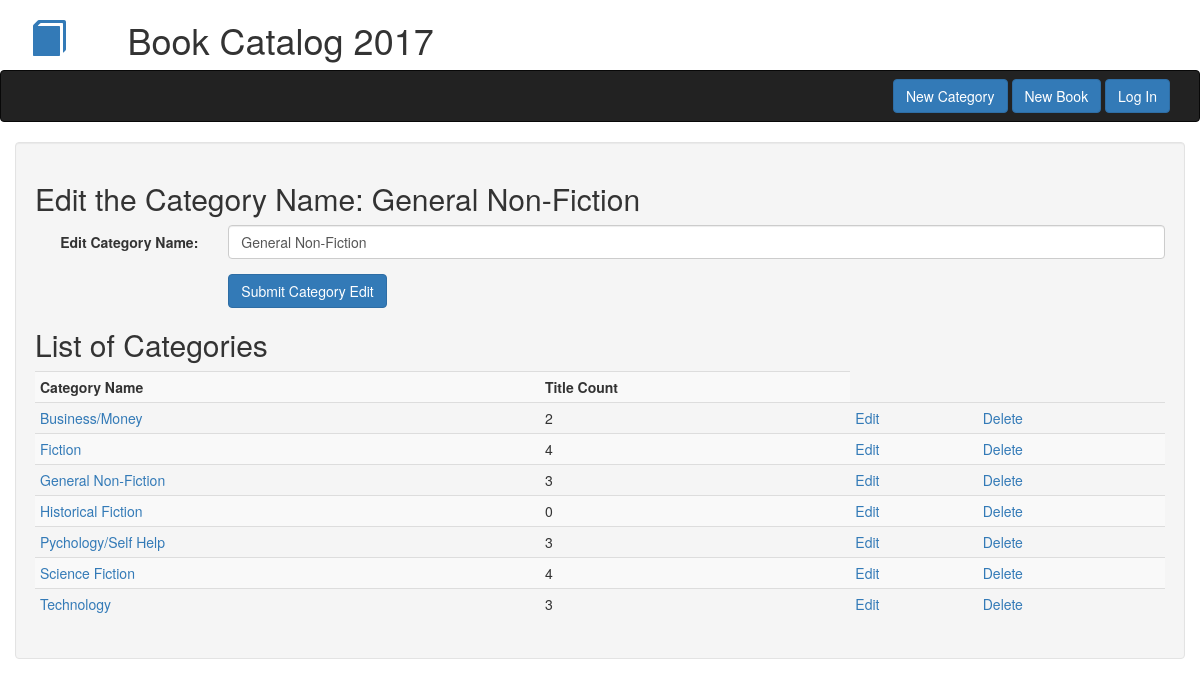
Before: /categories/4/edit with the older database file.
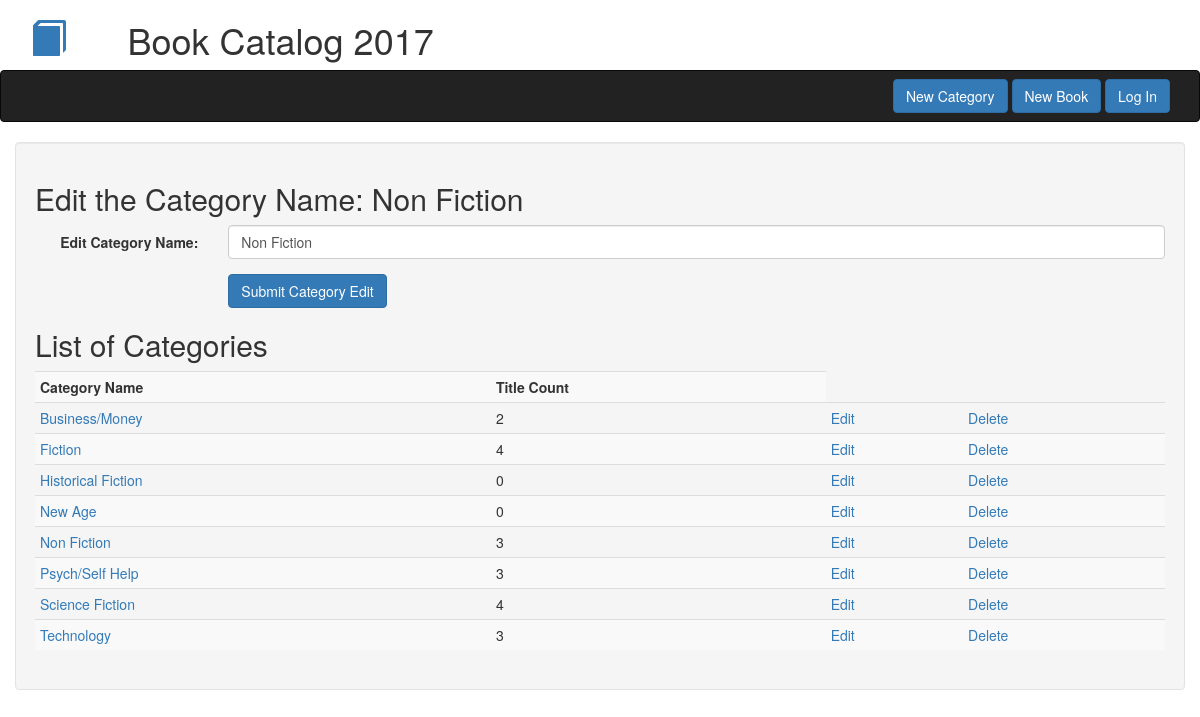
After: the same page with the newer database file.
### db_setup.py (models this page shows)
class Category(Base):
    __tablename__ = 'category'
    name = Column(String(80), nullable = False)
    id = Column(Integer, primary_key = True)

### catalog.py (the view)
@app.route('/categories/<int:category_id>/edit', methods=['GET', 'POST'])
def editCategory(category_id):
    category = session.query(Category).filter_by(id = category_id).one()
    category_counts = (
        session.query(Category.name, Category.id, func.count(Book.title).label("count"))
        .outerjoin(Book, Category.id == Book.category_id)
        .group_by(Category.id)
        .order_by(Category.name)
        )
    if request.method == "POST":
        data = ({"name": request.form["category_name"]})
        if not request.form["category_name"]:
            flash('Form field cannot be blank!')
            return redirect(url_for('editCategory', category_id = category_id))
        session.query(Category).filter_by(id = category_id).update(data)
        session.commit()
        flash("Category: {} edited successfully!".format(category.name))
        return redirect(url_for('indexPage'))
    else:
        return render_template('edit_category.html',
            category = category, category_counts = category_counts)

### templates/edit_category.html (shortened to what this page needs)
{% extends "bootstrap/base.html" %}
{% block navbar %}{% include "header_nav.html" %}{% endblock %}
{% block content %}
<div class="container well">
    <h2>Edit the Category Name: {{ category.name }}</h2>
    <form class="form-horizontal" method ="POST" action = "{{ url_for('editCategory', category_id = category.id )}}" >
    <div class="form-group">
        <label for="inputCategory" class="col-sm-2 control-label">Edit Category Name:</label>
        <div class="col-sm-10">
            <input type="text" name="category_name" class="form-control" id="inputCategory" value="{{ category.name }}">
        </div>
    </div>
    <div class="form-group">
        <div class="col-sm-offset-2 col-sm-10">
            <button type="submit" class="btn btn-primary">Submit Category Edit</button>
        </div>
    </div>
    </form>
    <h2>List of Categories</h2>
    <table class='table table-striped table-condensed'>
        <th>Category Name</th><th>Title Count</th>
        {% for category in category_counts %}
            <tr><td><a href="{{ url_for('listBooksByCategory', category_id = category.id) }}">{{ category.name }}</a></td><td>{{ category.count }}<td><a href="{{ url_for('editCategory', category_id = category.id) }}"> Edit</a></td><td><a href="{{ url_for('deleteCategory', category_id = category.id) }}"> Delete</a></td></tr>
        {% endfor %}
    </table>
</div>
{%- endblock -%}

Changed rows visible on the page:
changed Category: name "General Non-Fiction" → "Non Fiction"; category_name "General Non-Fiction" → "Non Fiction"
shown differently, row unchanged: Category "Historical Fiction": moves up the list
added Category: name "New Age", count "0"
changed Category: name "Pychology/Self Help" → "Psych/Self Help"
